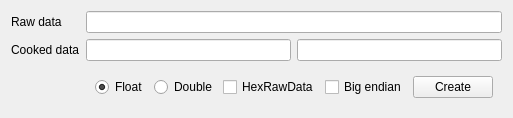
<?xml version="1.0" encoding="UTF-8"?>
<ui version="4.0">
 <class>SAKNumberAssistant</class>
 <widget class="QWidget" name="SAKNumberAssistant">
  <property name="geometry">
   <rect>
    <x>0</x>
    <y>0</y>
    <width>491</width>
    <height>111</height>
   </rect>
  </property>
  <property name="windowTitle">
   <string notr="true">Form</string>
  </property>
  <layout class="QGridLayout" name="gridLayout">
   <item row="0" column="0">
    <widget class="QLabel" name="label">
     <property name="sizePolicy">
      <sizepolicy hsizetype="Fixed" vsizetype="Preferred">
       <horstretch>0</horstretch>
       <verstretch>0</verstretch>
      </sizepolicy>
     </property>
     <property name="text">
      <string>Raw data</string>
     </property>
    </widget>
   </item>
   <item row="0" column="1" colspan="2">
    <widget class="QLineEdit" name="rawDataLineEdit"/>
   </item>
   <item row="1" column="0">
    <widget class="QLabel" name="label_2">
     <property name="sizePolicy">
      <sizepolicy hsizetype="Fixed" vsizetype="Preferred">
       <horstretch>0</horstretch>
       <verstretch>0</verstretch>
      </sizepolicy>
     </property>
     <property name="text">
      <string>Cooked data</string>
     </property>
    </widget>
   </item>
   <item row="1" column="1">
    <widget class="QLineEdit" name="friendlyCookedDataLineEdit">
     <property name="readOnly">
      <bool>true</bool>
     </property>
    </widget>
   </item>
   <item row="1" column="2">
    <widget class="QLineEdit" name="hexCookedDataLineEdit">
     <property name="readOnly">
      <bool>true</bool>
     </property>
    </widget>
   </item>
   <item row="2" column="1" colspan="2">
    <widget class="QWidget" name="widget" native="true">
     <property name="sizePolicy">
      <sizepolicy hsizetype="Expanding" vsizetype="Preferred">
       <horstretch>0</horstretch>
       <verstretch>0</verstretch>
      </sizepolicy>
     </property>
     <layout class="QHBoxLayout" name="horizontalLayout">
      <item>
       <spacer name="horizontalSpacer">
        <property name="orientation">
         <enum>Qt::Horizontal</enum>
        </property>
        <property name="sizeHint" stdset="0">
         <size>
          <width>40</width>
          <height>20</height>
         </size>
        </property>
       </spacer>
      </item>
      <item>
       <widget class="QRadioButton" name="floatRadioButton">
        <property name="text">
         <string>Float</string>
        </property>
        <property name="checked">
         <bool>true</bool>
        </property>
       </widget>
      </item>
      <item>
       <widget class="QRadioButton" name="doubleRadioButton">
        <property name="text">
         <string>Double</string>
        </property>
       </widget>
      </item>
      <item>
       <widget class="QCheckBox" name="hexRawDataCheckBox">
        <property name="text">
         <string>HexRawData</string>
        </property>
       </widget>
      </item>
      <item>
       <widget class="QCheckBox" name="bigEndianCheckBox">
        <property name="text">
         <string>Big endian</string>
        </property>
       </widget>
      </item>
      <item>
       <widget class="QPushButton" name="createPushButton">
        <property name="text">
         <string>Create</string>
        </property>
       </widget>
      </item>
     </layout>
    </widget>
   </item>
  </layout>
 </widget>
 <resources/>
 <connections/>
</ui>
